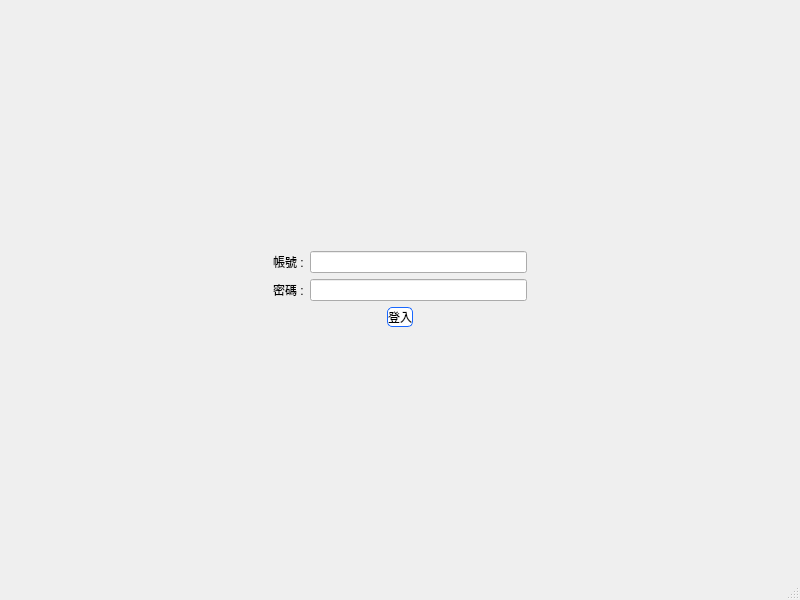
<?xml version="1.0" encoding="UTF-8"?>
<ui version="4.0">
 <class>MainWindow</class>
 <widget class="QMainWindow" name="MainWindow">
  <property name="geometry">
   <rect>
    <x>0</x>
    <y>0</y>
    <width>800</width>
    <height>600</height>
   </rect>
  </property>
  <property name="windowTitle">
   <string>MainWindow</string>
  </property>
  <widget class="QWidget" name="centralwidget">
   <layout class="QVBoxLayout" name="verticalLayout">
    <item>
     <spacer name="verticalSpacer_2">
      <property name="orientation">
       <enum>Qt::Orientation::Vertical</enum>
      </property>
      <property name="sizeHint" stdset="0">
       <size>
        <width>20</width>
        <height>40</height>
       </size>
      </property>
     </spacer>
    </item>
    <item>
     <layout class="QHBoxLayout" name="horizontalLayout">
      <property name="leftMargin">
       <number>10</number>
      </property>
      <property name="topMargin">
       <number>0</number>
      </property>
      <property name="rightMargin">
       <number>10</number>
      </property>
      <item>
       <spacer name="horizontalSpacer">
        <property name="orientation">
         <enum>Qt::Orientation::Horizontal</enum>
        </property>
        <property name="sizeHint" stdset="0">
         <size>
          <width>40</width>
          <height>20</height>
         </size>
        </property>
       </spacer>
      </item>
      <item>
       <layout class="QFormLayout" name="formLayout">
        <item row="0" column="0">
         <widget class="QLabel" name="label">
          <property name="text">
           <string>帳號 :</string>
          </property>
         </widget>
        </item>
        <item row="1" column="0">
         <widget class="QLabel" name="label_2">
          <property name="text">
           <string>密碼 :</string>
          </property>
         </widget>
        </item>
        <item row="0" column="1">
         <widget class="QLineEdit" name="lineEdit"/>
        </item>
        <item row="1" column="1">
         <widget class="QLineEdit" name="lineEdit_2"/>
        </item>
       </layout>
      </item>
      <item>
       <spacer name="horizontalSpacer_2">
        <property name="orientation">
         <enum>Qt::Orientation::Horizontal</enum>
        </property>
        <property name="sizeHint" stdset="0">
         <size>
          <width>40</width>
          <height>20</height>
         </size>
        </property>
       </spacer>
      </item>
     </layout>
    </item>
    <item>
     <layout class="QHBoxLayout" name="horizontalLayout_2">
      <property name="leftMargin">
       <number>10</number>
      </property>
      <property name="rightMargin">
       <number>10</number>
      </property>
      <item>
       <spacer name="horizontalSpacer_3">
        <property name="orientation">
         <enum>Qt::Orientation::Horizontal</enum>
        </property>
        <property name="sizeHint" stdset="0">
         <size>
          <width>40</width>
          <height>20</height>
         </size>
        </property>
       </spacer>
      </item>
      <item>
       <widget class="QPushButton" name="pushButton">
        <property name="styleSheet">
         <string notr="true">border: 1px solid rgb(24,103,255);
border-radius:5px;
background-color:white;</string>
        </property>
        <property name="text">
         <string>登入</string>
        </property>
       </widget>
      </item>
      <item>
       <spacer name="horizontalSpacer_4">
        <property name="orientation">
         <enum>Qt::Orientation::Horizontal</enum>
        </property>
        <property name="sizeHint" stdset="0">
         <size>
          <width>40</width>
          <height>20</height>
         </size>
        </property>
       </spacer>
      </item>
     </layout>
    </item>
    <item>
     <spacer name="verticalSpacer">
      <property name="orientation">
       <enum>Qt::Orientation::Vertical</enum>
      </property>
      <property name="sizeHint" stdset="0">
       <size>
        <width>20</width>
        <height>40</height>
       </size>
      </property>
     </spacer>
    </item>
   </layout>
  </widget>
  <widget class="QMenuBar" name="menubar">
   <property name="geometry">
    <rect>
     <x>0</x>
     <y>0</y>
     <width>800</width>
     <height>21</height>
    </rect>
   </property>
  </widget>
  <widget class="QStatusBar" name="statusbar"/>
 </widget>
 <resources/>
 <connections/>
</ui>
